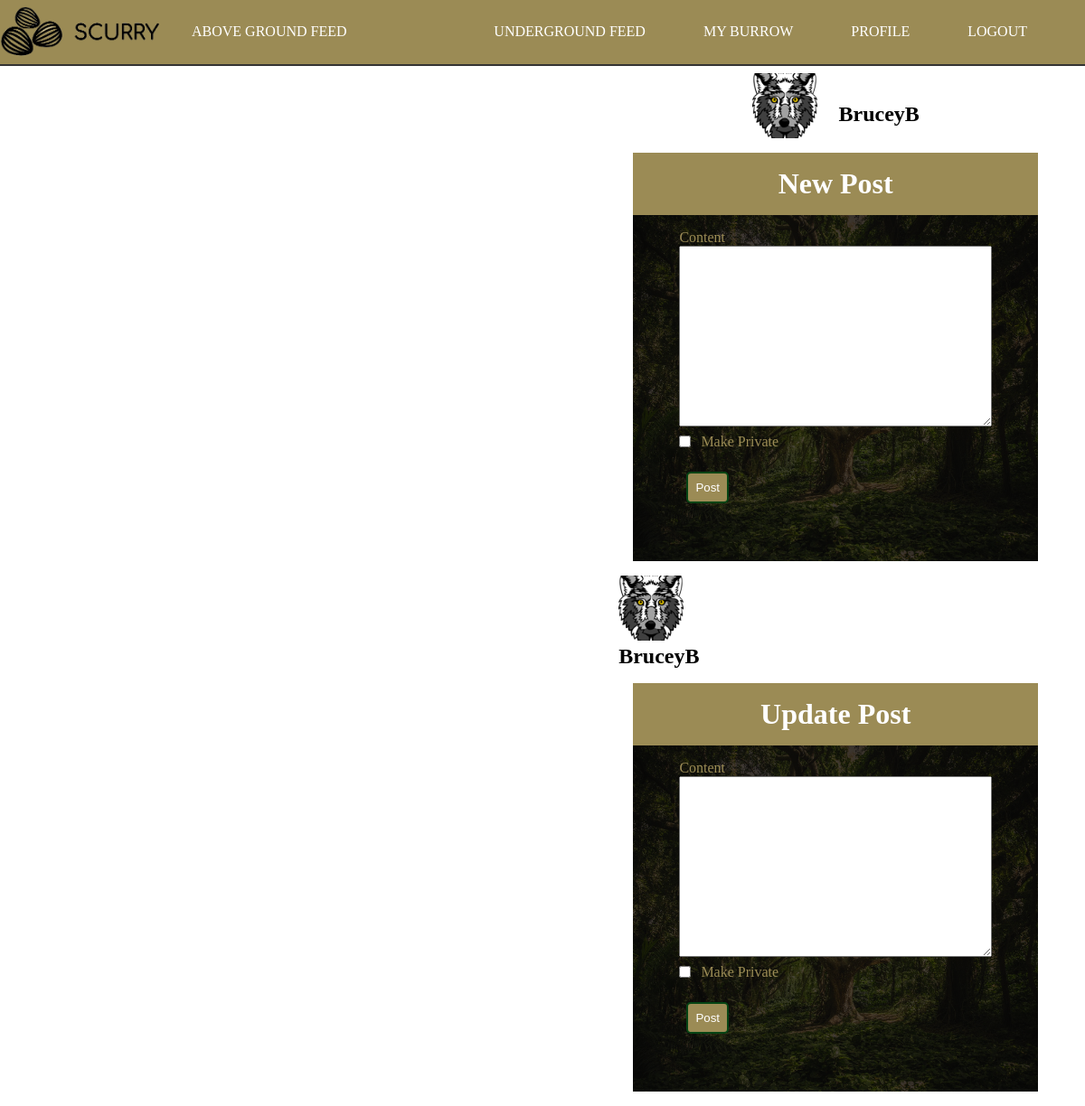
The page /post (signed in) on the database as committed earlier.
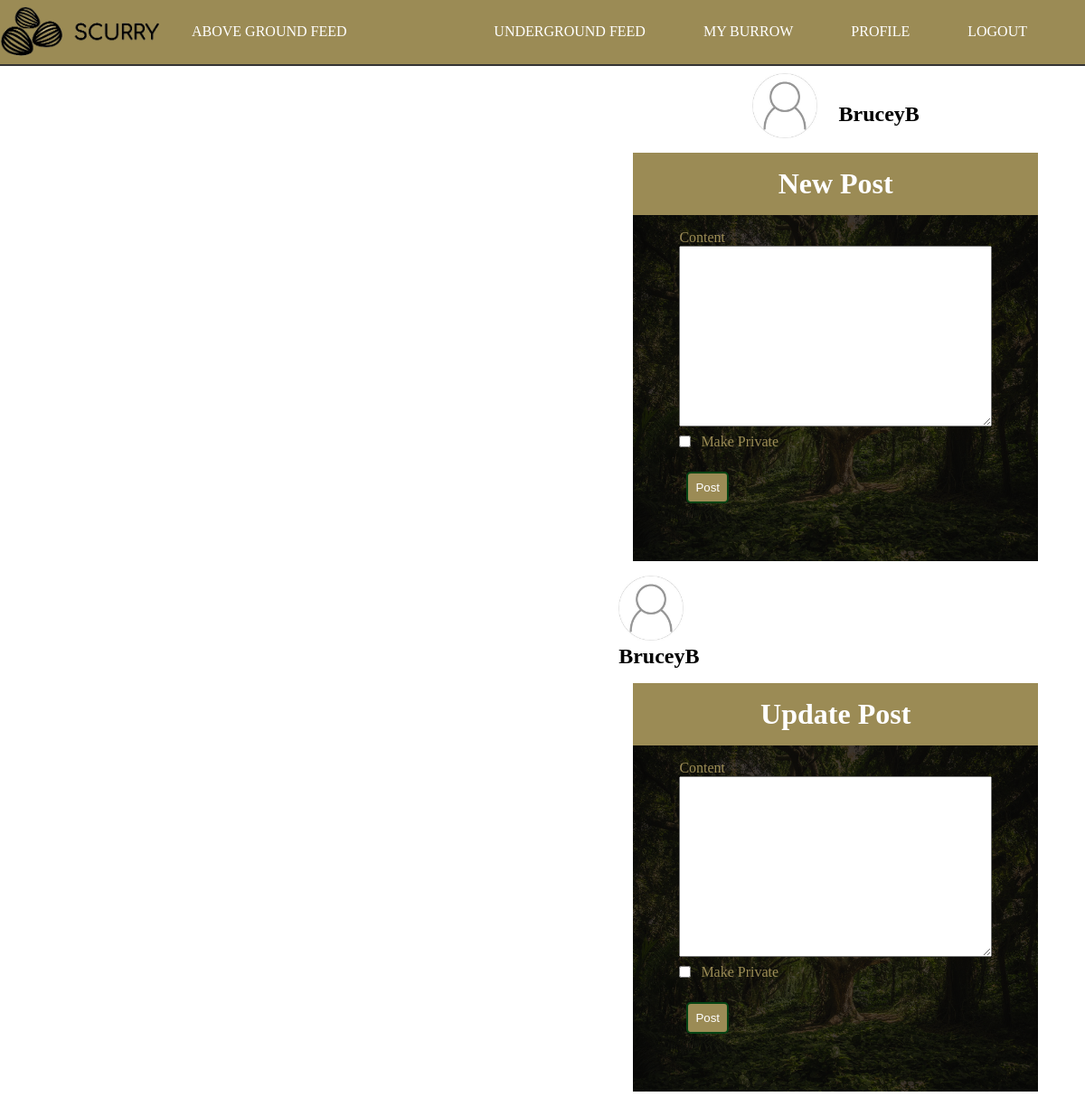
The same page on the database as committed later.
### scurry/models.py (models this page shows, shortened)
class User(db.Model, UserMixin):
    id = db.Column(db.Integer, primary_key=True)
    username = db.Column(db.String(20), unique=True, nullable=False)
    email = db.Column(db.String(120), unique=True, nullable=False)
    image_file = db.Column(db.String(20), nullable=False, default='noprofile.jpg')
    password = db.Column(db.String(60), nullable=False)
    posts = db.relationship('Post', backref='author', lazy=True)
    followed = db.relationship(
        'User', secondary=followers,
        primaryjoin=(followers.c.follower_id == id),
        secondaryjoin=(followers.c.followed_id == id),
        backref=db.backref('followers', lazy='dynamic'), lazy='dynamic')
    liked = db.relationship(
        'PostLike',
        foreign_keys='PostLike.user_id',
        backref='user', lazy='dynamic')

### scurry/posts/routes.py (the view)
@posts.route('/post', methods=['GET', 'POST'])
def new_post():
    postForm = PostForm()
    if postForm.validate_on_submit():
        post = Post(private=postForm.private.data, content=postForm.content.data, author=current_user)
        db.session.add(post)
        db.session.commit()
        flash('Post Created!', 'success')
        return redirect(request.referrer)
    return render_template('post.html', title="Create Post", postForm=postForm)

### scurry/posts/forms.py
class PostForm(FlaskForm):
    content = TextAreaField('Content', validators=[DataRequired()])
    private = BooleanField('Make Private')
    submit = SubmitField('Post')

### scurry/models.py (called while the page is built)
@login_manager.user_loader
def load_user(user_id):
    return User.query.get(int(user_id))

### scurry/templates/post.html (shortened to what this page needs)
{% extends "layout.html" %}
{% block sidebar %}
    <div class="sidebar">
        <div class="sidebar-user-info">
            <img src="{{ url_for('static', filename='images/' + current_user.image_file) }}" alt="user photo" class="sidebar-img">
            <h2>{{ current_user.username }}</h2>
        </div>
        <div class="post-form">
            <form action="" method="POST" class="form">
                <div class="form-legend">
                    <h1>Update Post</h1>
                </div>
                <div class="form-well">
                    <div class="form-group">
                        {{ postForm.content.label(class="form-control-label") }}
                        {% if postForm.content.errors %}
                            <div class="invalid-feedback">
                                {% for error in postForm.content.errors %}
                                    <span>{{ error }}</span>
                                {% endfor %}
                            </div>
                        {% else %}
                            {{ postForm.content(class="form-control-post-textarea") }}
                        {% endif %}
                    </div>
                    <div class="form-group">
                        {{ postForm.private.label(class="form-control-boolean-label") }}
                        {{ postForm.private(class="form-control-boolean") }}
                    </div>
                    <div class="form-group post-submit">
                        {{ postForm.submit(class="btn")}}
                    </div>
                </div>
            </form>
        </div>
    </div>
{% endblock sidebar %}

### scurry/templates/layout.html (shortened to what this page needs)
<!DOCTYPE html>
<html lang="en">
<head>
    <link rel="stylesheet" type="text/css" href="{{ url_for('static', filename='style.css') }}">
</head>
<body>
    <header>
        <nav class="header-nav">
            <div class="header-logo">
                <img src="{{ url_for('static', filename='images/scurry-logo.png') }}" alt="Scurry - A Place for Squirrels" class="logo">
            </div>
            <ul class="nav-list">
                <li class="nav-list-item">
                    <a href="{{ url_for('main.index') }}" class="nav-link">Above Ground Feed</a>
                </li>
            </ul>
            <ul class="nav-list right">
                {% if current_user.is_authenticated %}
                <li class="nav-list-item">
                    <a href="{{ url_for('posts.underground') }}" class="nav-link">Underground Feed</a>
                </li>
                <li class="nav-list-item">
                    <a href="{{ url_for('posts.burrow') }}" class="nav-link">My Burrow</a>
                </li>
                <li class="nav-list-item">
                    <a href="{{ url_for('users.profile') }}" class="nav-link">Profile</a>
                </li>
                <li class="nav-list-item">
                    <a href="{{ url_for('users.logout') }}" class="nav-link">Logout</a>
                </li>
                {% endif %}
            </ul>
        </nav>
    </header>
    <main id="main">
        <div class="content-container" id="main-block">
        </div>
        <div class="sidebar-container" id="sidebar-block">
        {% if current_user.is_authenticated %}
            <div class="home-sidebar-user-info">
                <img src="{{ url_for('static', filename='images/' + current_user.image_file) }}" alt="user photo" class="sidebar-img">
                <h2>{{ current_user.username }}</h2>
            </div>
            <div class="post-form">
                <form action="" method="POST" class="form">
                    <div class="form-legend">
                        <h1>New Post</h1>
                    </div>
                    <div class="form-well">
                        <div class="form-group">
                            {{ postForm.content.label(class="form-control-label") }}
                            {% if postForm.content.errors %}
                                <div class="invalid-feedback">
                                    {% for error in postForm.content.errors %}
                                        <span>{{ error }}</span>
                                    {% endfor %}
                                </div>
                            {% else %}
                                {{ postForm.content(class="form-control-post-textarea") }}
                            {% endif %}
                        </div>
                        <div class="form-group">
                            {{ postForm.private.label(class="form-control-boolean-label") }}
                            {{ postForm.private(class="form-control-boolean") }}
                        </div>
                        <div class="form-group post-submit">
                            {{ postForm.submit(class="btn")}}
                        </div>
                    </div>
                </form>
            </div>
        {% endif %}
            {% block sidebar %}{% endblock %}
        </div>
    </main>
</body>
</html>

Rows that differ between the two databases and show on the page:
changed User "BruceyB": image_file: a different picture
